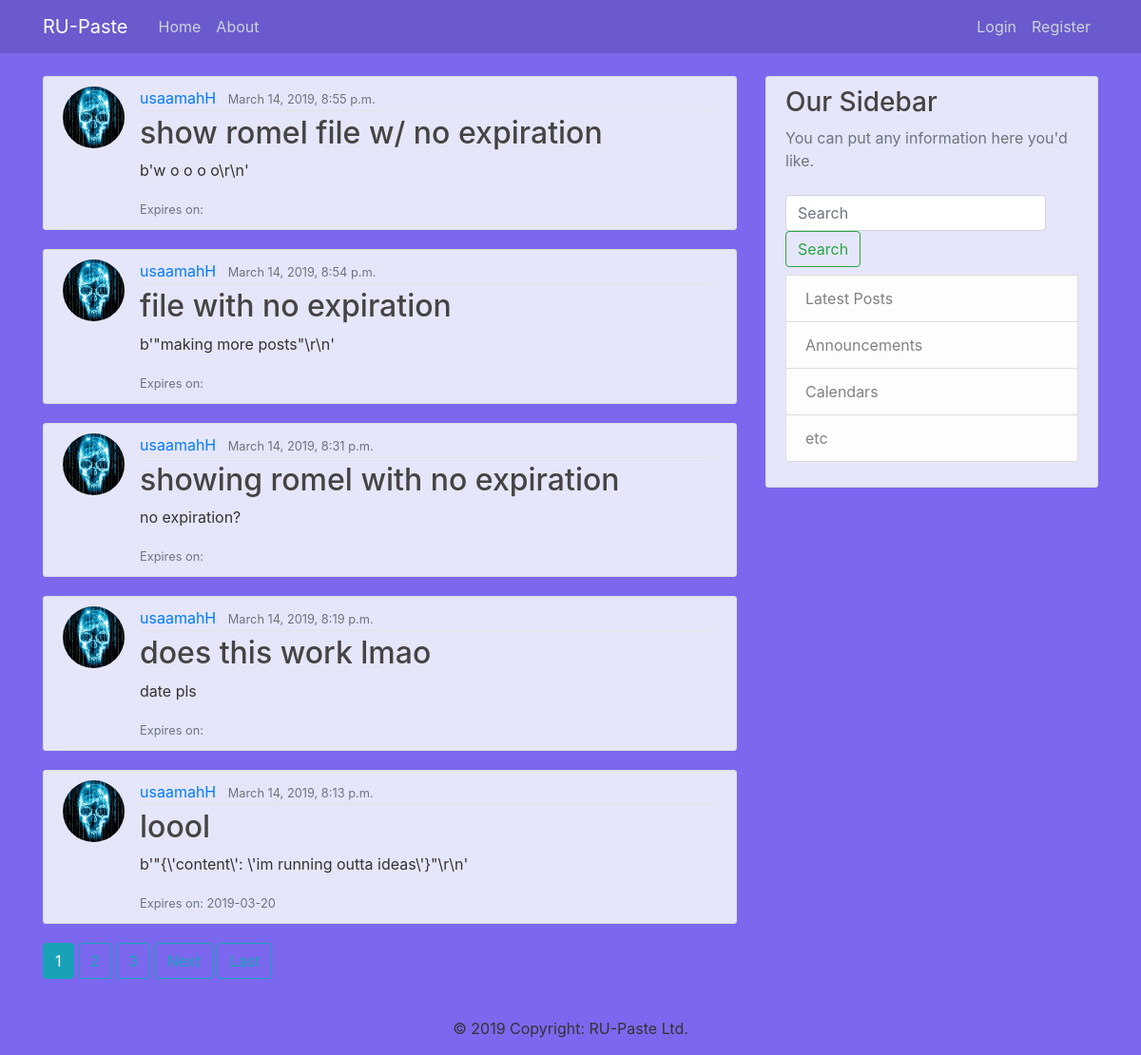
Before: / with the older database file.
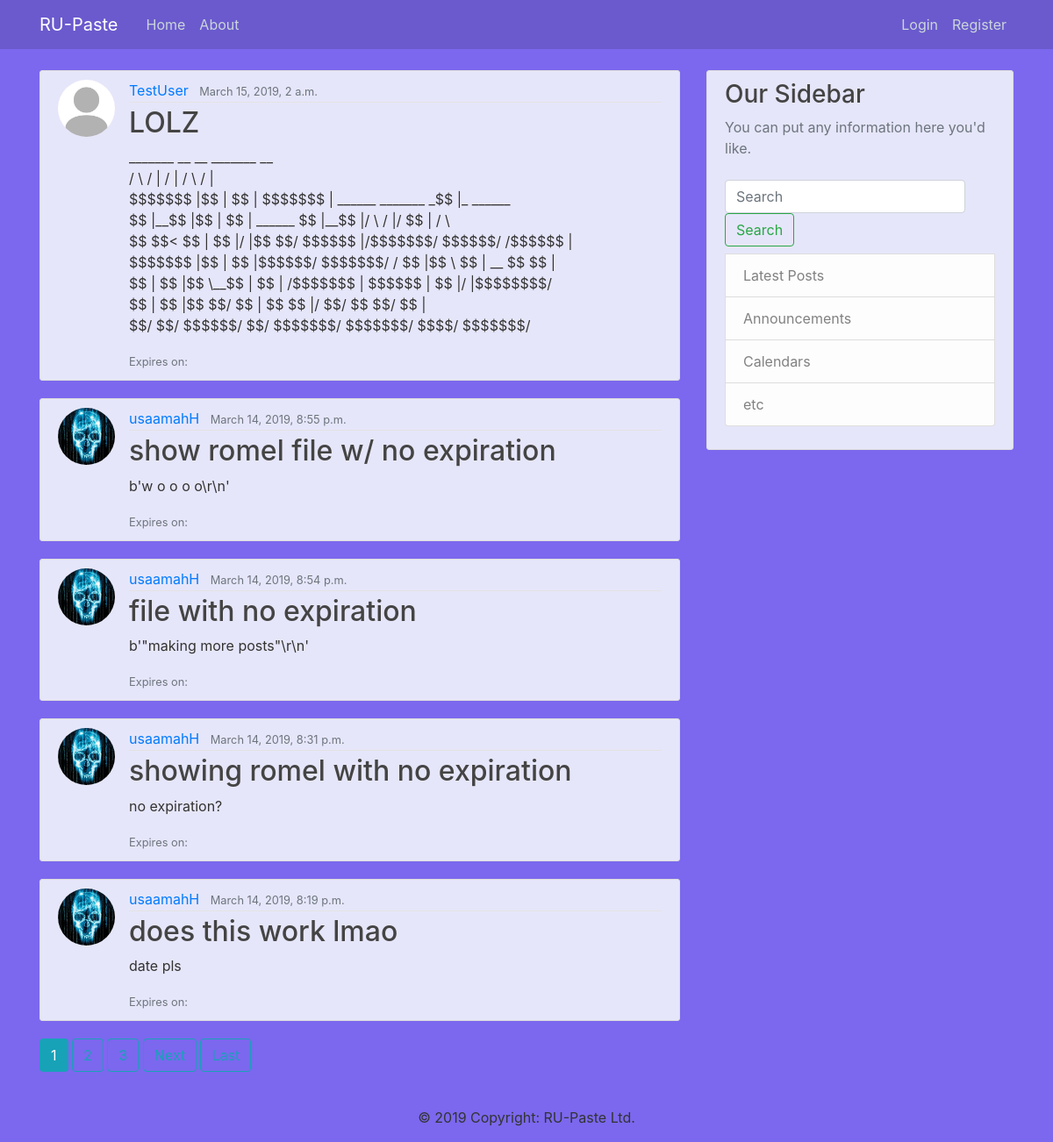
After: the same page with the newer database file.
### blog/models.py (models this page shows, shortened)
class Post(models.Model):
    title = models.CharField(max_length=100)
    content = models.TextField()
    date_posted = models.DateTimeField(default=timezone.now)
    date_expired = models.DateTimeField( blank=True, null=True)
    private = models.BooleanField(default=False)
    author = models.ForeignKey(User, on_delete=models.CASCADE)

### users/models.py (models this page shows, shortened)
class Profile(models.Model):
    user = models.OneToOneField(User, on_delete=models.CASCADE)
    image = models.ImageField(default='default.jpg', upload_to='profile_pics')

### blog/views.py (the view)
# urls.py: path('', PostListView.as_view(), name='blog-home'),
class PostListView(ListView):
    model = Post
    queryset = Post.objects.filter(Q(Q(date_expired__isnull=True)|Q(date_expired__gt=datetime.now())) & Q(private=0)) #Post.objects.filter(date_expired__gt=datetime.now())
    template_name= 'blog/home.html'
    print(force_text(urlsafe_base64_encode(force_bytes(Post.objects.filter(id=1)))))
    context_object_name = 'posts'
    ordering = ['-date_posted']
    paginate_by = 5
    def get_queryset(self):
        query = self.request.GET.get("search", " ")
        if query:
            return Post.objects.filter((Q(title__icontains=query)| Q(content__icontains=query)| Q(author__username=query)) & Q(Q(date_expired__isnull=True)|Q(date_expired__gt=datetime.now())) & Q(private=0)).order_by('-date_posted')

### blog/templates/blog/home.html (shortened to what this page needs)
{% extends "blog/base.html" %}
{% block content %}
    {% for post in posts %}
        <article class="media content-section">
          <img class="rounded-circle article-img" src="{{ post.author.profile.image.url }}">
          <div class="media-body">
            <div class="article-metadata">
              <a class="mr-2" href="{% url 'user-posts' post.author.username %}">{{ post.author }}</a>
              <small class="text-muted">{{ post.date_posted }}</small>
            </div>
            <h2><a class="article-title" href="{% url 'post-detail' post.id %}">{{ post.title }}</a></h2>
            <p class="article-content">{{ post.content }}</p>
            <small class="text-muted ml-0">Expires on: {{ post.date_expired| date:"Y-m-d" }}</small>
          </div>
        </article>
    {% endfor %}
    {% if is_paginated %}
      {% for num in page_obj.paginator.page_range %}
        {% if page_obj.number == num %}
          <a class="btn btn-info mb-4" href="?page={{ num }}">{{ num }}</a>
        {% elif num > page_obj.number|add:'-3'  and num < page_obj.number|add:'3' %}
          <a class="btn btn-outline-info mb-4" href="?page={{ num }} ">{{ num }}</a>
        {%  endif %}
      {% endfor %}
      {% if page_obj.has_next %}
        <a class="btn btn-outline-info mb-4" href="?page={{ page_obj.next_page_number }}">Next</a>
        <a class="btn btn-outline-info mb-4" href="?page={{ page_obj.paginator.num_pages }}">Last</a>
      {% endif %}
    {% endif %}
{% endblock content%}

Changed rows visible on the page:
no longer on this page (row unchanged): Post: author.profile.image (picture), author "usaamahH", date_posted "March 14, 2019, 8:13 p.m.", title "loool", content "b'\"{\\'content\\': \\'im running outta ideas\\'}\"\\r\\n'", date_expired "2019-03-20"
added Post: author.profile.image (placeholder picture), author "TestUser", date_posted "March 15, 2019, 2 a.m.", title "LOLZ", content "_______ __ __ _______ __ / \\ / | / | / \\ / | $$$$$$$ |$$ | $$ | $$$$$$$ | ______ _______ _$$ |_ ______ $$ |__$$ |$$ | $$ | ______ $$ |__$$ |/ \\ / |/ $$ | / \\ $$ $$< $$ | $$ |/ |$$ $$/ $$$$$$ |/$$$$$$$/ $$$$$$/ /$$$$$$ | $$$$$$$ |$$ | $$ |$$$$$$/ $$$$$$$/ / $$ |$$ \\ $$ | __ $$ $$ | $$ | $$ |$$ \\__$$ | $$ | /$$$$$$$ | $$$$$$ | $$ |/ |$$$$$$$$/ $$ | $$ |$$ $$/ $$ | $$ $$ |/ $$/ $$ $$/ $$ | $$/ $$/ $$$$$$/ $$/ $$$$$$$/ $$$$$$$/ $$$$/ $$$$$$$/"
